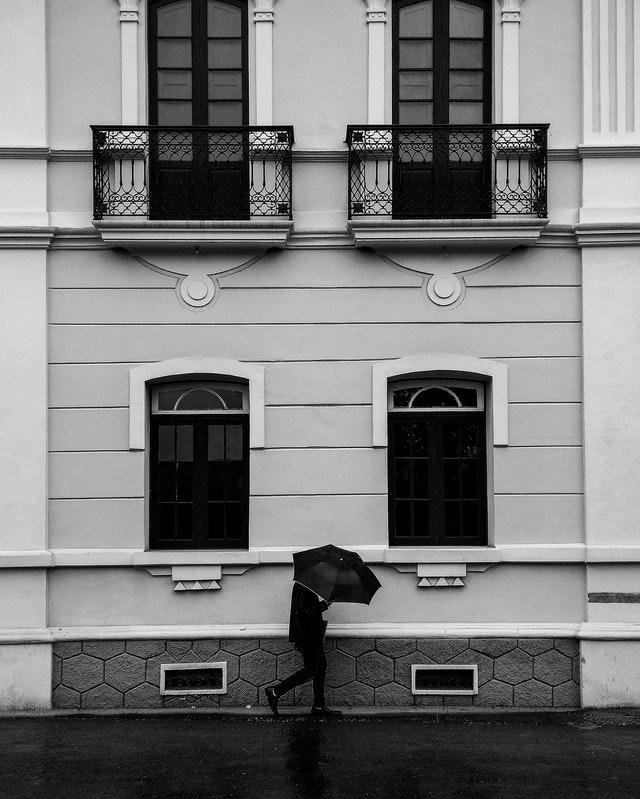
#> input picture walking.jpg, 640 x 799 px
$ jupyter execute lab1.ipynb   (shell and % lines are left out)
#> lines starting #> are read from the running program, lines starting #| are printed output that depends on the picture
[cell 1]
from skimage.io import imread,imshow,imsave
import numpy as np
import matplotlib.pyplot as plt
from matplotlib import cm


im = imread('walking.jpg')
#> im is the input picture: shape (799, 640); min 0, max 255, mean 121.2

## -- Your code here -- ##
lut = np.zeros((256,)) #create empty array with zero
for v in range(0,256):
    lut[v] = 255-v #fill the array from 255 to 0
new_im = lut[im]
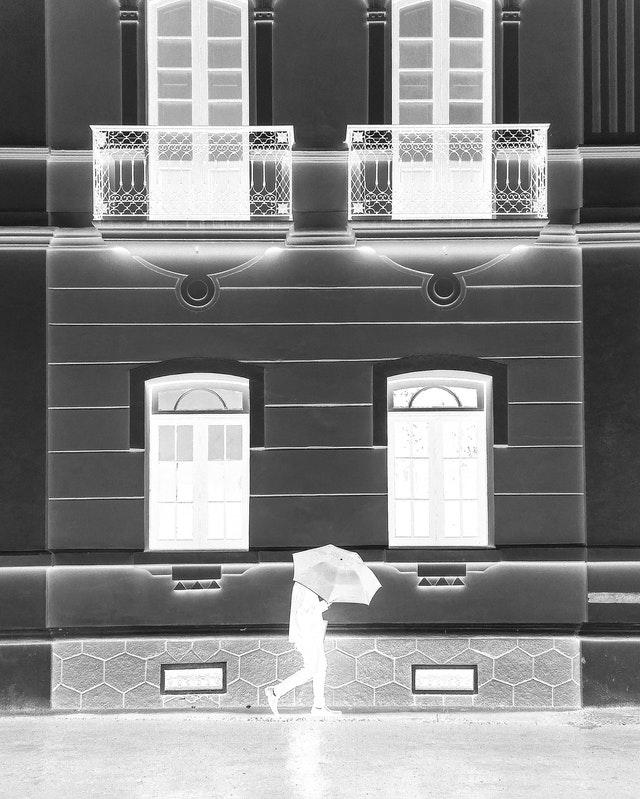
#> new_im: shape (799, 640) float64; min 0, max 255, mean 133.8
plt.figure(figsize=(8,4))
plt.subplot(1,2,1) #supblot is useful to display images side-by-side
plt.imshow(im, cmap=cm.gray)
plt.title('Original')
plt.subplot(1,2,2)
plt.imshow(new_im, cmap=cm.gray)
plt.title('LUT(Original)')
plt.show()
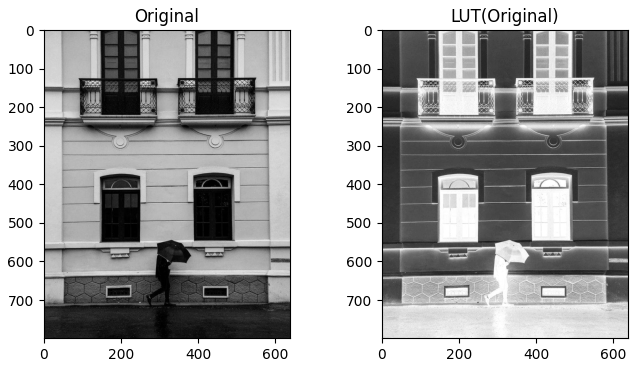
#> figure drawn by matplotlib, 2 panels

[cell 2]
from skimage.io import imread,imshow,imsave
import numpy as np
import matplotlib.pyplot as plt
from matplotlib import cm
import math


im = imread('walking.jpg')

## -- Your code here -- ##
lut = np.zeros((256,)) #create empty array with zero
for v in range(0,256):
    lut[v] = math.floor((v*7)/255) #fill the array from 255 to 0
new_im = lut[im]
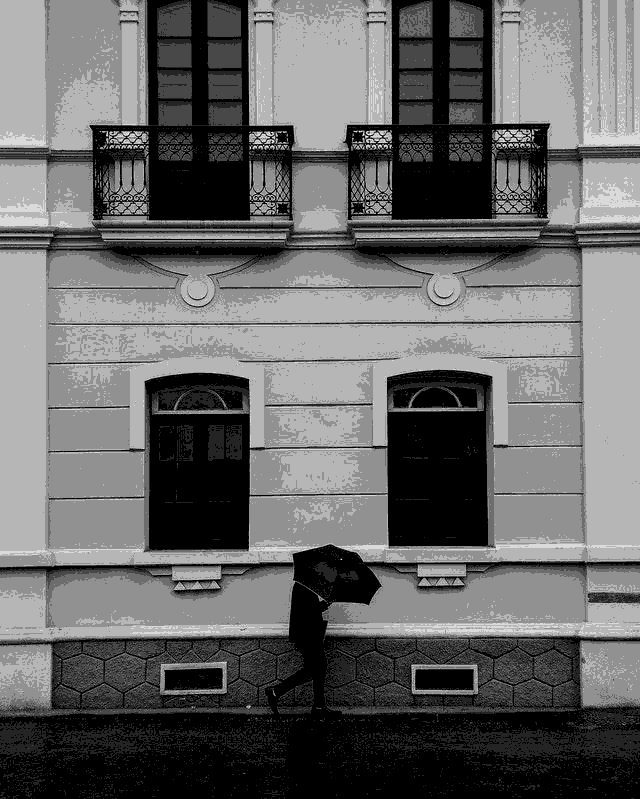
#> new_im: shape (799, 640) float64; min 0, max 7, mean 2.84; drawn with min black and max white
plt.figure(figsize=(8,4))
plt.subplot(1,2,1) #supblot is useful to display images side-by-side
plt.imshow(im, cmap=cm.gray)
plt.title('Original')
plt.subplot(1,2,2)
plt.imshow(new_im, cmap=cm.gray)
plt.title('LUT(Original)')
plt.show()
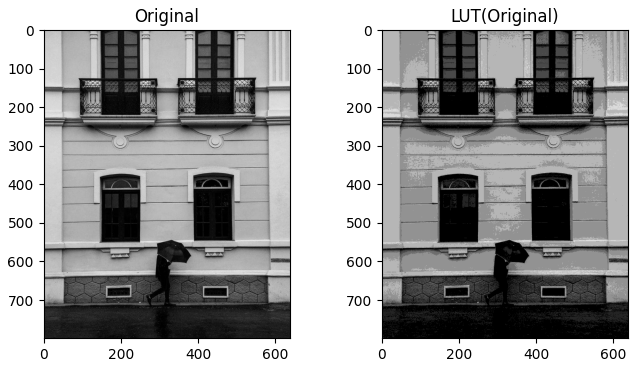
#> figure drawn by matplotlib, 2 panels

[cell 3]
from skimage.io import imread,imshow,imsave
import numpy as np
from PIL import ImageFilter, Image
import matplotlib.pyplot as plt
from matplotlib import cm


im = Image.open('walking.jpg')

## -- Your code here -- ##
kernel = (-1, -1, -1, -1, 9, -1, -1, -1, -1)

new_im = im.filter(ImageFilter.Kernel((3,3), kernel, 1, 0))
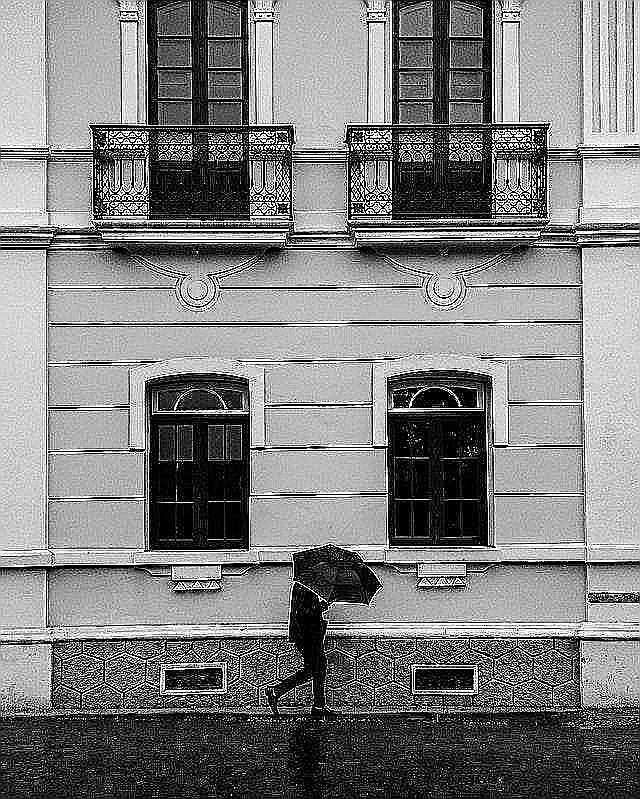
#> new_im: PIL image 640x799 L; min 0, max 255, mean 127.8

plt.figure(figsize=(8,4))
plt.subplot(1,2,1) #supblot is useful to display images side-by-side
plt.imshow(im, cmap=cm.gray)
plt.title('Original')
plt.subplot(1,2,2)
plt.imshow(new_im, cmap=cm.gray)
plt.title('LUT(Original)')
plt.show()

[cell 4]
from skimage.filters.rank import mean, median
from skimage.io import imread,imshow,imsave
from skimage.morphology import disk
import matplotlib.pyplot as plt

im = imread('astronaut_noisy.jpg')
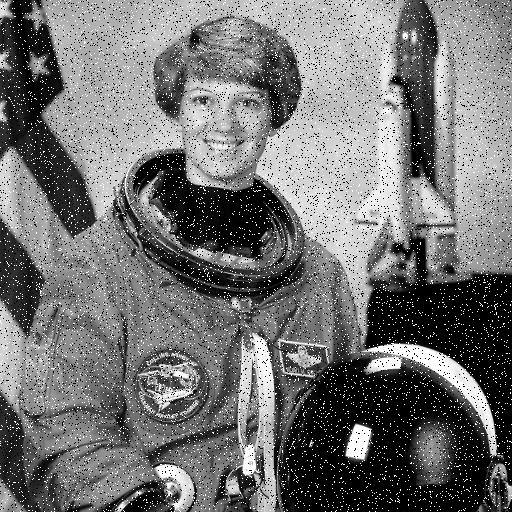
#> input picture astronaut_noisy.jpg, 512 x 512 px
#> im is the input picture: shape (512, 512); min 0, max 255, mean 114.6

## -- Your code here -- ##
selem = disk(2)
new_im = median(im, selem)
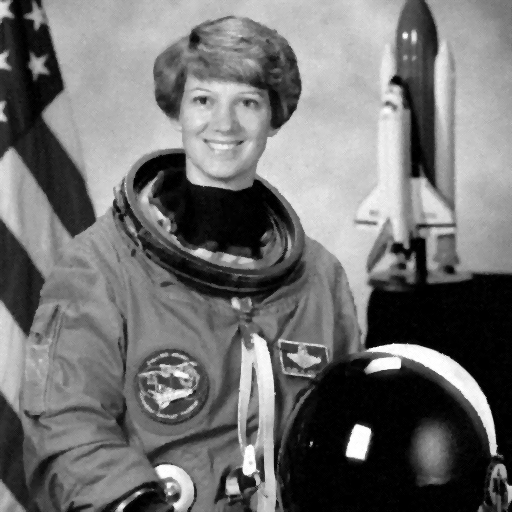
#> new_im: shape (512, 512); min 0, max 255, mean 112.8

plt.figure(figsize=(10,10))
plt.subplot(1,2,1) #supblot is useful to display images side-by-side
plt.imshow(im, cmap=cm.gray)
plt.title('Original')
plt.subplot(1,2,2)
plt.imshow(new_im, cmap=cm.gray)
plt.title('LUT(Original)')
plt.show()
